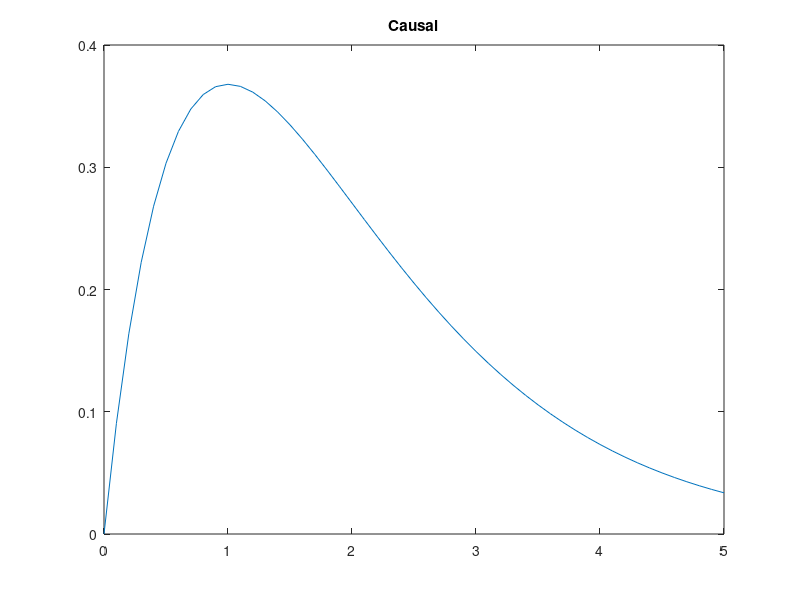
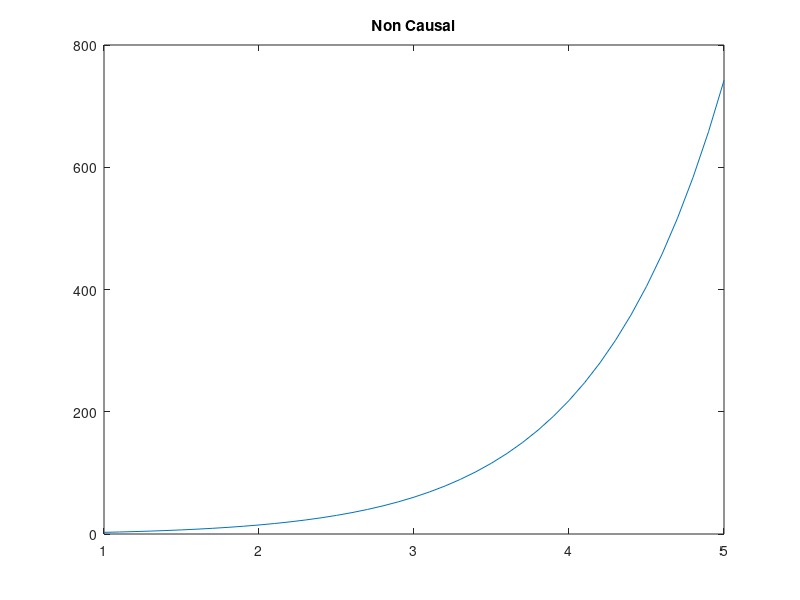

Source code (MATLAB) for these figures, in order:
clc;
clear;
close all;

t1 = 0:0.1:5;
x1 = t1.*exp(-t1);
plot(t1,x1)
title('Causal')

figure
t2 = 1:0.1:5;
x2 = t2.*exp(t2);
plot(t2,x2)
title('Non Causal')